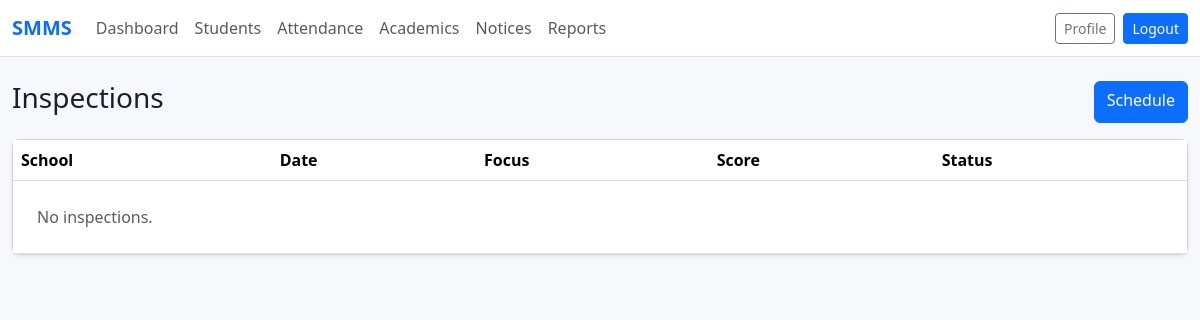
Page /inspections/ (signed in) on the earlier database version.
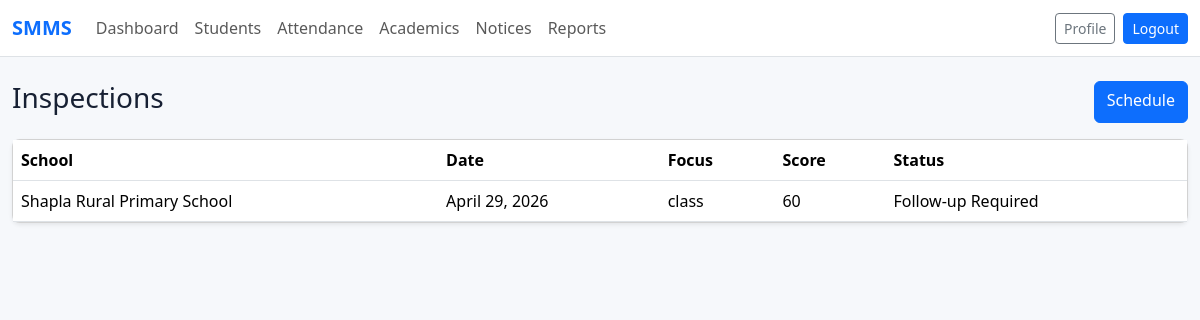
Same page on the later database version.
### inspections/models.py (models this page shows, shortened)
class Inspection(models.Model):
    SCHEDULED = "Scheduled"
    COMPLETED = "Completed"
    FOLLOW_UP = "Follow-up Required"
    STATUS_CHOICES = [(SCHEDULED, "Scheduled"), (COMPLETED, "Completed"), (FOLLOW_UP, "Follow-up Required")]
    school = models.ForeignKey("schools.School", on_delete=models.CASCADE, related_name="inspections")
    ueo = models.ForeignKey(settings.AUTH_USER_MODEL, on_delete=models.PROTECT, related_name="inspections")
    scheduled_on = models.DateField()
    visited_on = models.DateField(null=True, blank=True)
    focus_area = models.CharField(max_length=160)
    findings = models.TextField(blank=True)
    score = models.PositiveSmallIntegerField(default=0)
    status = models.CharField(max_length=30, choices=STATUS_CHOICES, default=SCHEDULED)
    created_at = models.DateTimeField(auto_now_add=True)
    class Meta:
        ordering = ["-scheduled_on"]

### schools/models.py (models this page shows)
class School(models.Model):
    name = models.CharField(max_length=180)
    code = models.CharField(max_length=40, unique=True)
    upazila = models.CharField(max_length=120)
    district = models.CharField(max_length=120)
    address = models.TextField(blank=True)
    phone = models.CharField(max_length=30, blank=True)
    head_teacher = models.ForeignKey(
        settings.AUTH_USER_MODEL,
        on_delete=models.SET_NULL,
        null=True,
        blank=True,
        related_name="headed_schools",
    )
    ueo = models.ForeignKey(
        settings.AUTH_USER_MODEL,
        on_delete=models.SET_NULL,
        null=True,
        blank=True,
        related_name="monitored_schools",
    )
    is_active = models.BooleanField(default=True)
    class Meta:
        ordering = ["name"]
    def __str__(self):
        return self.name

### inspections/views.py (the view)
# urls.py: path("", views.inspection_list, name="list"),
@role_required("UEO", "Admin", "HeadTeacher")
def inspection_list(request):
    inspections = Inspection.objects.select_related("school", "ueo")
    return render(request, "inspections/list.html", {"inspections": inspections})

### templates/inspections/list.html
{% extends "smms/base.html" %}
{% block content %}
<div class="d-flex justify-content-between mb-3"><h1 class="h3">Inspections</h1><a class="btn btn-primary" href="{% url 'inspections:create' %}">Schedule</a></div>
<div class="card shadow-sm"><table class="table mb-0"><thead><tr><th>School</th><th>Date</th><th>Focus</th><th>Score</th><th>Status</th></tr></thead><tbody>{% for inspection in inspections %}<tr><td>{{ inspection.school }}</td><td>{{ inspection.scheduled_on }}</td><td>{{ inspection.focus_area }}</td><td>{{ inspection.score }}</td><td>{{ inspection.status }}</td></tr>{% empty %}<tr><td colspan="5" class="p-4 text-muted">No inspections.</td></tr>{% endfor %}</tbody></table></div>
{% endblock %}

Differences in the rows shown:
added Inspection: school "Shapla Rural Primary School", scheduled_on "April 29, 2026", focus_area "class", score "60", status "Follow-up Required"
Other differences:
text no longer shown: "No inspections."
